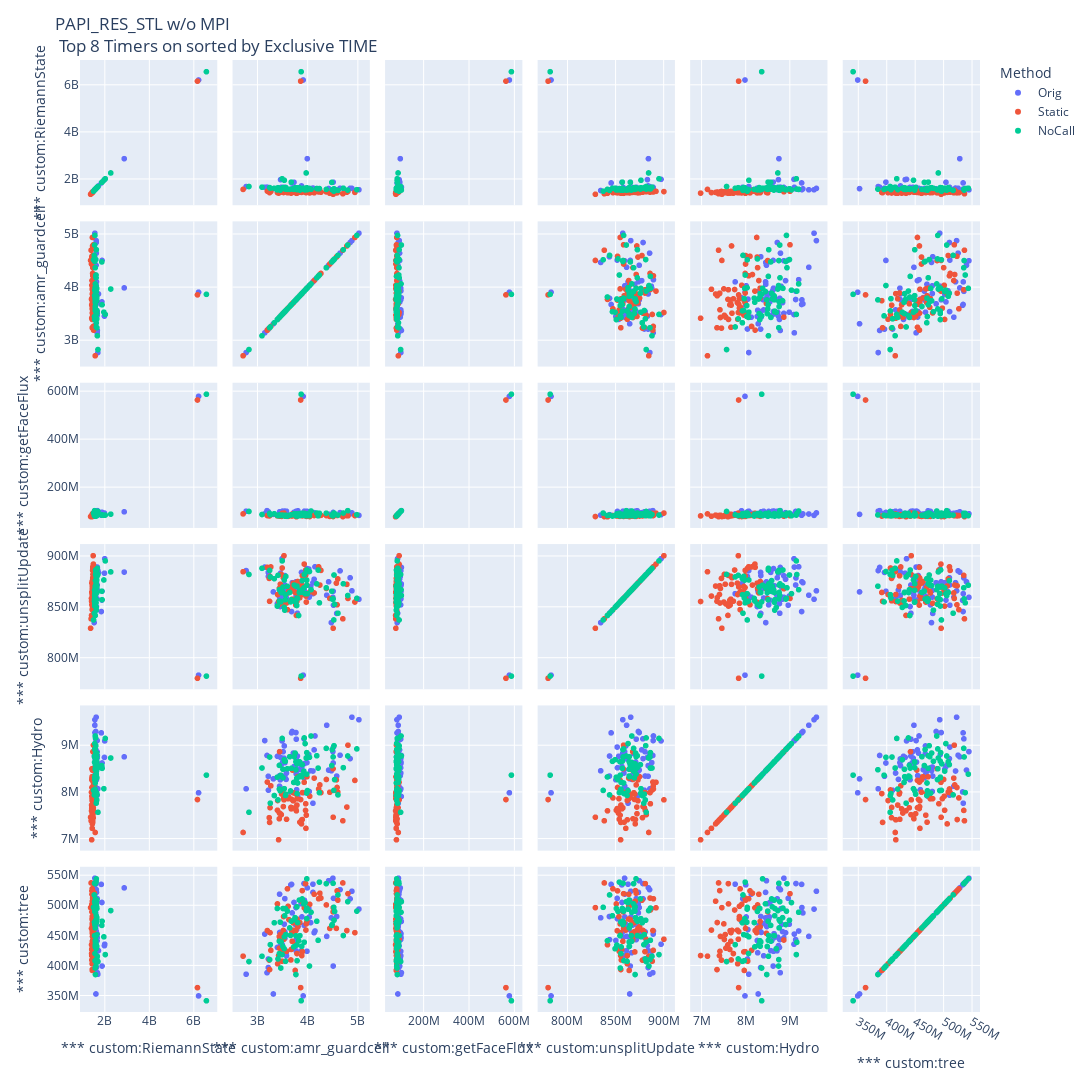

Notebook cell for this chart:
### Code cell
title = 'PAPI_RES_STL w/o MPI <br> Top 8 Timers on sorted by Exclusive TIME'

fig = px.scatter_matrix(non_normal_ins_df, dimensions=top_timers, color='Method', hover_data=['Node'], size_max=10)
fig.update_layout(height=1500, width=1500, title=title)
fig.write_html("/home/users/MTrappett/Flash5_theta/splom_res_stl_noMPI_non_norm.html")

fig.show()
